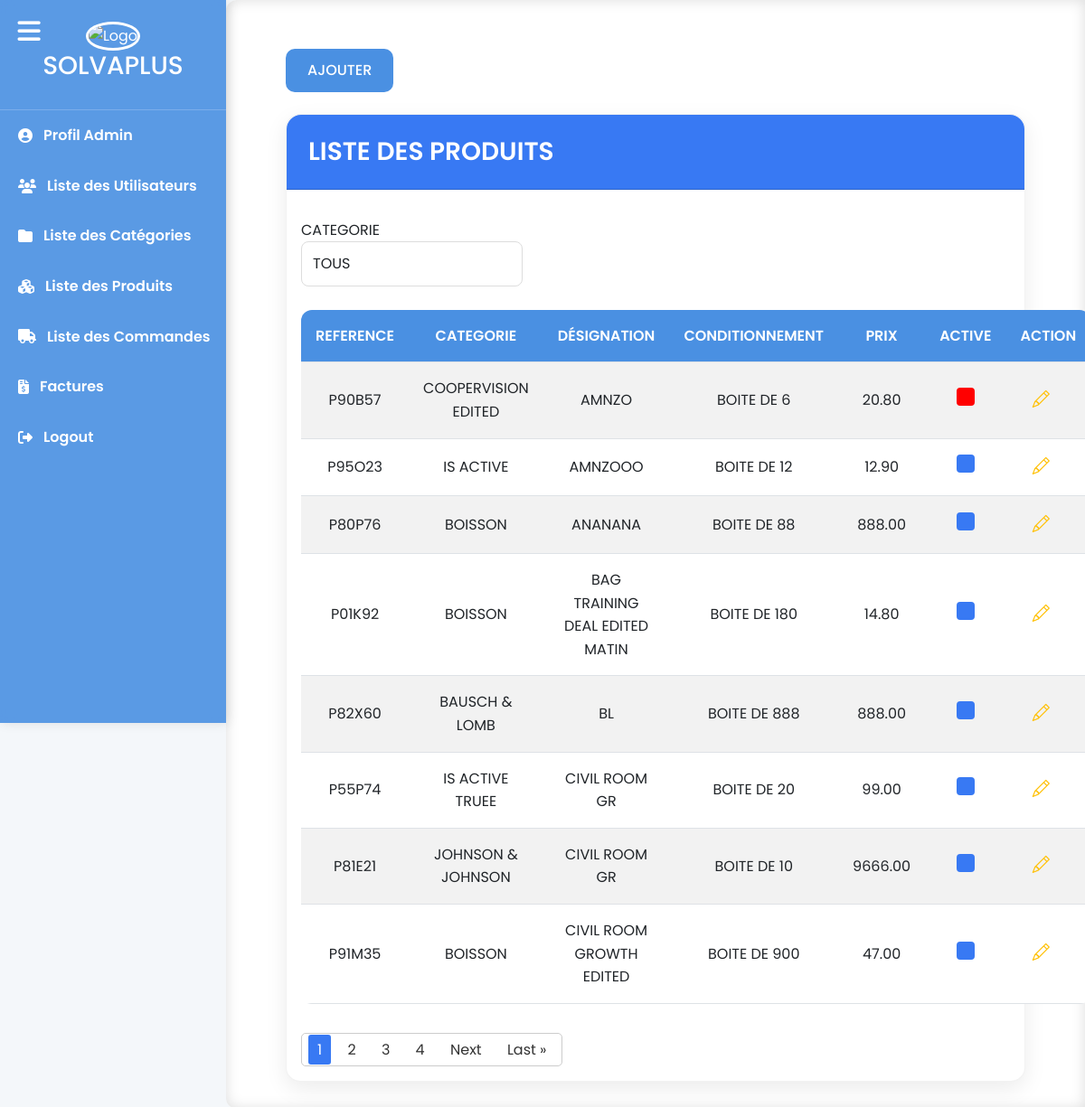
/order_management/product_list/ (signed in), run on the app's committed database.
### sherly_app/models.py (models this page shows, shortened)
class Societe(models.Model):
    nom1 = models.CharField(max_length=255, blank=True, null=True,default='SHERLY & STRATEGY SL')
    nom2 = models.CharField(max_length=255, blank=True, null=True,default='Division Optical')
    ligne1 = models.CharField(max_length=255, blank=True, null=True,default='AV Naciones Unidas')
    ligne2 = models.CharField(max_length=255, blank=True, null=True,default='Ed Cristamar 30,')
    ligne3 = models.CharField(max_length=255, blank=True, null=True,default='Peurto Banus 29660,')
    ligne4 = models.CharField(max_length=255, blank=True, null=True,default='Mail: admin@gmail.com')
    ligne5 = models.CharField(max_length=255, blank=True, null=True,default='Numero IVA: ESB06835052')
    logo = models.ImageField(upload_to='images/', null=True, blank=True)
    code_client = models.CharField(max_length=255,default='00033147853314')
    livre1=models.CharField(max_length=50,default='SCROTIS  OPTIC 2000')
    livre2=models.CharField(max_length=50,default='38 rue Saint Denis')
    livre3=models.CharField(max_length=50,default='92700 COLOMBES')
    livre4=models.CharField(max_length=50,default='FRANCE')
    achteur1=models.CharField(max_length=50,default='SCROTIS  OPTIC 2000 ')
    achteur2=models.CharField(max_length=50,default='38 rue Saint Denis')
    achteur3=models.CharField(max_length=50,default='92700 COLOMBES')
    achteur4=models.CharField(max_length=50,default='FRANCE')
    achteur5=models.CharField(max_length=50,default='Numero TVA Intraceo')
    achteur6=models.CharField(max_length=50,default='FR7547911891')
    nif=models.CharField(max_length=100,blank=True,null=True,default='NIF:B062835052-Nº IVA : ESB068350201152')
    phrase=models.CharField(max_length=100,default="L'expédition s'effectue conformément a nos conditions générales de vente")
    pays=models.CharField(max_length=100,default="ESPAGNE")
    telephone=models.CharField(max_length=100,default="+333333333333")
    tva = models.IntegerField(default=0)
    boite_envoi = models.CharField(max_length=100,default="gestionrecrutement@hotmail.com", error_messages={'invalid': "L'adresse email de boite d'envoi est invalide."})
    boite_reception = models.CharField(max_length=100,default="optiquejaures@hotmail.com", error_messages={'invalid': "L'adresse email de boite de réception est invalide."})
    pdf_pwd=models.CharField(max_length=20,default="Optical2024")

class Produit(models.Model):
    designation = models.CharField(max_length=255, blank=True, null=True)
    famille = models.ForeignKey(Famille, on_delete=models.CASCADE, blank=True, null=True)
    conditionnement_count = models.IntegerField(default=1)
    prix = models.DecimalField(max_digits=10, decimal_places=2)
    reference = models.CharField(max_length=7, default='', editable=False)  # Set editable to False to prevent manual editing
    is_active = models.BooleanField(default=True)  # Boolean field for activation status
    image = models.ImageField(upload_to='produits/', blank=True, null=True)

class Famille(models.Model):
    famille = models.CharField(max_length=255)
    description = RichTextField(blank=True, null=True)  # champ riche texte + image
    is_active = models.BooleanField(default=True)  # Boolean field for activation status
    image = models.ImageField(_('Image'), upload_to='familles/', blank=True)
    def __str__(self):
        return self.famille

### sherly_app/views.py (the view)
# urls.py: path('product_list/', user_passes_test(is_superuser, login_url='bl_login')(products_list), name='product_list'),
@login_required(login_url='bl_login')
def products_list(request):
    products = Produit.objects.all().order_by('designation')
    famille_list = Famille.objects.filter(is_active=True)
    items_per_page = 8
    paginator = Paginator(products, items_per_page)
    page = request.GET.get('page')
    try:
        products = paginator.page(page)
    except PageNotAnInteger:
        products = paginator.page(1)
    except EmptyPage:
        products = paginator.page(paginator.num_pages)
    return render(request, 'produits/liste.html', {'products': products,'famille_list':famille_list})

### sherly_app/context_processors.py (called while the page is built)
def societer_info(request):
    societe = Societe.objects.first()  # Retrieve societer information (adjust as necessary)
    return {'societe': societe}

def familles_context(request):
    familles = Famille.objects.all()  # Récupère toutes les familles
    return {'familles': familles}

def produits_context(request):
    produits = Produit.objects.all()  # Récupère toutes les familles
    return {'produits': produits}

### sherly_app/urls.py (called while the page is built)
def is_superuser(user):
    return user.is_superuser

### sherly_app/templates/produits/liste.html (shortened to what this page needs)
{% extends 'base.html' %}
{% block content %}
    <div class="container mt-4">
        <div class="container">
            <a href="{% url 'add_product' %}" class="btn btn-primary mb-4">AJOUTER</a>
            <div class="card">
                <div class="card-header" style="background-color: #3879f3; color: white;">
                    <h2 class="mb-0">LISTE DES PRODUITS</h2>
                </div>
                <div class="card-body">
                    <div class="row">
                        <div class="col-md-4">
                            <div class="form-group">
                                <label for="categorie1">CATEGORIE </label>
                                <select class="form-control" id="filterByFamille" name="filterByFamille">
                                    <option value=""  selected>TOUS</option>
                                </select>
                            </div>
                        </div>
                        <div class="col-md-3">
                        </div>
                    </div>
                    <br>
                    <table class="table table-striped" id="productTable">
                        <thead>
                            <tr>
                                <th>REFERENCE</th>
                                <th>CATEGORIE</th>
                                <th>DÉSIGNATION</th>
                                <th>CONDITIONNEMENT</th>
                                <th>PRIX</th>
                                <th>ACTIVE</th>
                                <th>ACTION</th>
                            </tr>
                        </thead>
                        <tbody>
                            {% for product in products %}
                                <tr data-famille="{{ product.famille.famille }}">
                                    <td>{{ product.reference }}</td>
                                    <td>{{ product.famille.famille}}</td>
                                    <td>{{ product.designation }}</td>
                                    <td>BOITE DE {{ product.conditionnement_count }}</td>
                                    <td>{{ product.prix }}</td>
                                    <td>
                                        <input type="checkbox" disabled {% if product.is_active %}checked{% endif %}>
                                    </td>
                                    <td>
                                        <a href="{% url 'edit_product' id=product.id %}" class="text-warning"><i class="bi bi-pencil"></i></a>
                                    </td>
                                </tr>
                            {% endfor %}
                        </tbody>
                    </table>
                    <div class="pagination">
                        <div class="pagination-inner">
                            {% for num in products.paginator.page_range %}
                                {% if num == products.number %}
                                    <span class="current-page">{{ num }}</span>
                                {% else %}
                                    <a class="pagination-link" href="?page={{ num }}">{{ num }}</a>
                                {% endif %}
                            {% endfor %}
                            {% if products.has_next %}
                                <a class="pagination-link" href="?page={{ products.next_page_number }}">Next</a>
                                <a class="pagination-link" href="?page={{ products.paginator.num_pages }}">Last &raquo;</a>
                            {% endif %}
                        </div>
                    </div>
                    </div>
                    </div>
                    </div>
                    </div>
                    {% endblock %}

### sherly_app/templates/base.html (shortened to what this page needs)
{% load static %}
<!DOCTYPE html>
<html lang="fr">
<head>
    <link href="https://cdn.jsdelivr.net/npm/bootstrap@5.3.0/dist/css/bootstrap.min.css" rel="stylesheet" />
    <link href="https://cdnjs.cloudflare.com/ajax/libs/font-awesome/6.4.0/css/all.min.css" rel="stylesheet" />
    <link href="https://cdn.jsdelivr.net/npm/bootstrap-icons@1.11.1/font/bootstrap-icons.css" rel="stylesheet" />
    <link href="{% static 'css/main.css' %}" rel="stylesheet" />
</head>
<body>
    <button id="sidebarCollapse" aria-label="Toggle Sidebar">
        <i class="fas fa-bars"></i>
    </button>
    <nav id="sidebar" class="fade-in">
        <div class="sidebar-header">
            <img src="{% static 'images/logo.png' %}" alt="Logo" class="fade-in">
            <h3>{{societe.nom1}}</h3>
        </div>
        {% if user.is_superuser %}
        <ul class="components">
            <li><a href="{% url 'profile' %}"><i class="fas fa-user-circle"></i> <span class="text">Profil Admin</span></a></li>
            <li><a href="{% url 'list_user' %}"><i class="fas fa-users"></i> <span class="text">Liste des Utilisateurs</span></a></li>
            <li><a href="{% url 'categorie_list' %}"><i class="fas fa-folder"></i> <span class="text">Liste des Catégories</span></a></li>
            <li><a href="{% url 'product_list' %}"><i class="fas fa-cubes"></i> <span class="text">Liste des Produits</span></a></li>
            <li><a href="{% url 'commande_list' %}"><i class="fas fa-truck"></i> <span class="text">Liste des Commandes</span></a></li>
            <li><a href="{% url 'facture' %}"><i class="fas fa-file-invoice-dollar"></i> <span class="text">Factures</span></a></li>
            <li><a href="{% url 'bl_logout' %}"><i class="fas fa-sign-out-alt"></i> <span class="text">Logout</span></a></li>
        </ul>
        {% else %}
        <ul class="components">
            <li><a href="{% url 'commande_list' %}"><i class="fas fa-truck"></i> <span class="text">Liste des Commandes</span></a></li>
            <li><a href="{% url 'bl_logout' %}"><i class="fas fa-sign-out-alt"></i> <span class="text">Logout</span></a></li>
        </ul>
        {% endif %}
    </nav>
    <div id="content" class="fade-in">
        <div class="container-fluid">
            {% block content %}
            {% endblock %}
        </div>
    </div>
</body>
</html>

### sherly_app/static/css/main.css (style rules this page uses)
:root { --primary-color: #4a90e2; --secondary-color: #ff6f61; --background-color: #f4f7fa; --text-color: #333; --sidebar-bg: rgba(74, 144, 226, 0.9); --hover-bg: rgba(255, 111, 97, 0.2); }
* { box-sizing: border-box; margin: 0; padding: 0; }
body { font-family: 'Poppins', sans-serif; background-color: var(--background-color); color: var(--text-color); line-height: 1.6; }
.card { background: white; border-radius: 16px; box-shadow: 0 8px 24px rgba(0, 0, 0, 0.08); transition: all 0.3s ease; border: 1px solid rgba(0, 0, 0, 0.05); }
.card-header { background-color: var(--primary-color); color: white; padding: 1.5rem; border-radius: 16px 16px 0 0 !important; margin-bottom: 1rem; }
.card-header h2, .card-header h3 { margin: 0; font-weight: 600; font-size: 1.5rem; }
.card-header h2 { font-size: 1.75rem; }
.btn-primary { background-color: var(--primary-color); border: none; padding: 12px 24px; border-radius: 10px; transition: all 0.3s ease; font-weight: 500; }
.text-warning { color: #ffc107 !important; font-size: 1.2rem; transition: all 0.3s ease; margin-right: 1rem; }
.bi { font-size: 1.2rem; transition: all 0.3s ease; }
.form-control { border-radius: 8px; padding: 12px; border: 1px solid #ddd; transition: all 0.3s ease; }
.table { border-radius: 12px; overflow: hidden; margin-bottom: 2rem; }
.table th { background-color: var(--primary-color); color: white; font-weight: 600; padding: 1rem; text-align: left; }
.table td { padding: 1rem; vertical-align: middle; }
.fade-in { animation: fadeIn 0.5s ease-in; }

### sherly_app/templates/base.html (style rules this page uses)
* { box-sizing: border-box; }
body { font-family: 'Poppins', sans-serif; background-color: #f4f7fa; margin: 0; min-height: 100vh; overflow-x: hidden; }
#sidebar { position: fixed; top: 0; left: 0; height: 100vh; width: 250px; background: rgba(74, 144, 226, 0.9); backdrop-filter: blur(8px); box-shadow: 2px 0 12px rgba(0, 0, 0, 0.1); color: #fff; transition: width 0.4s ease; z-index: 1050; overflow: hidden; }
#sidebar .sidebar-header { padding: 1.5rem 1rem; text-align: center; border-bottom: 1px solid rgba(255, 255, 255, 0.2); }
#sidebar .sidebar-header img { width: 70px; height: 70px; border-radius: 50%; border: 3px solid white; object-fit: cover; transition: transform 0.3s ease; }
#sidebar ul.components { padding: 0; margin: 0; list-style: none; }
#sidebar ul li { width: 100%; }
#sidebar ul li a { display: flex; align-items: center; gap: 12px; padding: 15px 20px; color: white; font-weight: 600; text-decoration: none; transition: background-color 0.3s ease, color 0.3s ease, transform 0.3s ease; white-space: nowrap; }
#sidebarCollapse { position: fixed; top: 12px; left: 12px; z-index: 1100; width: 40px; height: 40px; border: none; background: transparent; color: white; font-size: 1.8rem; cursor: pointer; transition: color 0.3s ease; }
#content { margin-left: 250px; padding: 30px; transition: margin-left 0.4s ease; min-height: 100vh; background: white; border-radius: 12px 0 0 12px; box-shadow: inset 0 0 15px #ddd; }

### sherly_app/templates/produits/liste.html (style rules this page uses)
.pagination { margin-top: 20px; text-align: center; }
.pagination-inner { display: inline-block; border: 1px solid #ccc; border-radius: 5px; padding: 5px; }
.pagination-link { color: #333; text-decoration: none; padding: 5px 10px; margin: 0 2px; border-radius: 3px; }
.current-page { background-color: #3879f3; color: #fff; padding: 5px 10px; margin: 0 2px; border-radius: 3px; }
#productTable th, #productTable td { text-align: center; }
input[type="checkbox"][disabled] { -webkit-appearance: none; -moz-appearance: none; appearance: none; width: 20px; height: 20px; border: 2px solid; border-radius: 4px; cursor: not-allowed; }
input[type="checkbox"][disabled]:checked { background-color: #3879f3; border-color: #3879f3; }
input[type="checkbox"][disabled]:not(:checked) { background-color: red; border-color: red; }

### data on the page
Societe: nom1 "SOLVAPLUS"
Produit: reference "P90B57", famille.famille "COOPERVISION EDITED", designation "AMNZO", conditionnement_count "6", prix "20.80"
Produit: reference "P95O23", famille.famille "IS ACTIVE", designation "AMNZOOO", conditionnement_count "12", prix "12.90", is_active "☑"
Produit: reference "P80P76", famille.famille "BOISSON", designation "ANANANA", conditionnement_count "88", prix "888.00", is_active "☑"
Produit: reference "P01K92", famille.famille "BOISSON", designation "BAG TRAINING DEAL EDITED MATIN", conditionnement_count "180", prix "14.80", is_active "☑"
Produit: reference "P82X60", famille.famille "BAUSCH & LOMB", designation "BL", conditionnement_count "888", prix "888.00", is_active "☑"
Produit: reference "P55P74", famille.famille "IS ACTIVE TRUEE", designation "CIVIL ROOM GR", conditionnement_count "20", prix "99.00", is_active "☑"
Produit: reference "P81E21", famille.famille "JOHNSON & JOHNSON", designation "CIVIL ROOM GR", conditionnement_count "10", prix "9666.00", is_active "☑"
Produit: reference "P91M35", famille.famille "BOISSON", designation "CIVIL ROOM GROWTH EDITED", conditionnement_count "900", prix "47.00", is_active "☑"

### other printed values
{{ num }} "1"
{{ num }} "2" "3" "4"
